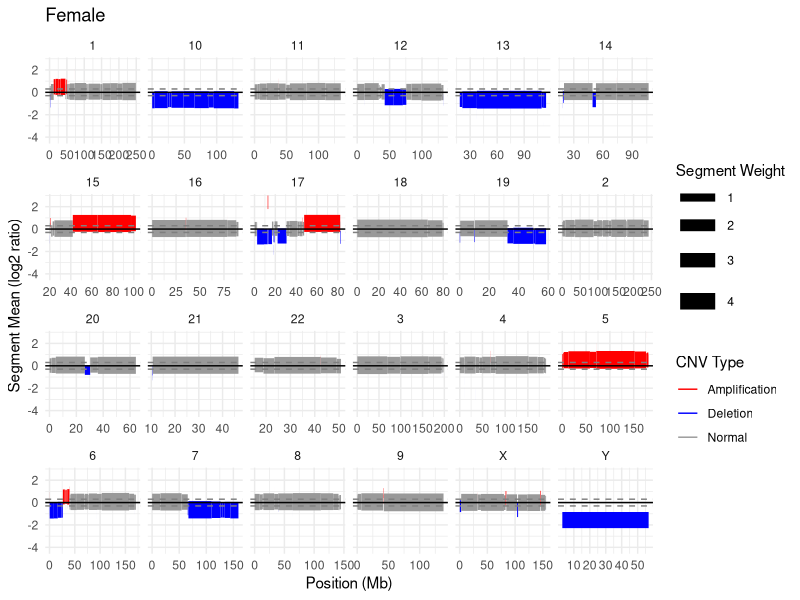

This figure's R source:
# Visualizing SNP data. (Mainly for data exploration)
library(ggplot2)
library(dplyr)
library(readr)

sexDet <- function(dataFile) {
  if(dataFile[dataFile$Chromosome == "Y", ]$Segment_Mean < -0.3){
    return("Female")
  } else {
    return("Male")
  }
}

# CNV data has columns: Chromosome, Start, End, Probe_Num, Segment_Mean
amp <- 0.3
del <- -0.3
cnv1 <- read_csv(file = "./cases/TCGA-3B-A9HQ/cnvs/cnvsce80d87f-c14a-46e1-a144-5be94e8b16ba.csv", trim_ws = T, progress = T) 
cnv1 <- cnv1[-c(1)]
cnv1[cnv1$Chromosome == "Y", ]
cnv1 <- cnv1 %>% mutate(cnv_type = case_when(Segment_Mean > amp ~ "Amplification",
                                             Segment_Mean < del ~ "Deletion",
                                             TRUE ~ "Normal"
                                             ),
                        copyNumber = 2 * 2^Segment_Mean, 
                        )
ggplot(cnv1) +
  geom_segment(aes(x = Start/1e6, xend = End/1e6, 
                   y = Segment_Mean, yend = Segment_Mean,
                   color = cnv_type, size = log10(Num_Probes + 1))) +
  geom_hline(yintercept = c(del, amp), 
             linetype = "dashed", color = "gray50") +
  geom_hline(yintercept = 0, color = "black") +
  ggtitle(sexDet(cnv1)) +
  scale_color_manual(values = c("Amplification" = "red", 
                                "Deletion" = "blue", 
                                "Normal" = "gray60")) +
  facet_wrap(~ Chromosome, scales = "free_x", ncol = 6) +
  labs(x = "Position (Mb)", y = "Segment Mean (log2 ratio)",
       color = "CNV Type", size = "Segment Weight") +
  theme_minimal()

# CNV analysis.

